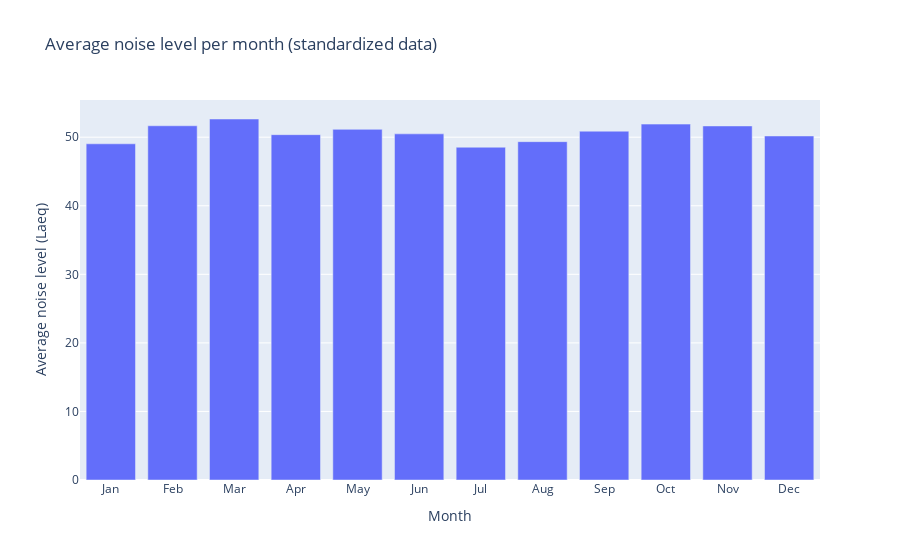

Source (notebook cell):
### Code cell
import plotly.graph_objects as go

average_noise = data_noise.groupby('result_month')['laeq'].mean()

months = ["Jan","Feb","Mar","Apr","May","Jun","Jul","Aug","Sep","Oct","Nov","Dec"]

fig = go.Figure(data=go.Bar(x=months, y=average_noise))

# Set the color of bars based on the value
#fig.update_traces(marker=dict(color=['red' if val < 0 else 'green' for val in average_noise]))

fig.update_layout(
    title="Average noise level per month (standardized data)",
    xaxis_title="Month",
    yaxis_title="Average noise level (Laeq)"
)

fig.show()

### Figure 1 — Plotly figure (JSON) as saved in the notebook; plotly's stock layout.template omitted (floating-point values rounded to 4 significant figures)
{"data": [{"type": "bar", "x": ["Jan", "Feb", "Mar", "Apr", "May", "Jun", "Jul", "Aug", "Sep", "Oct", "Nov", "Dec"], "y": [49.04, 51.67, 52.66, 50.37, 51.14, 50.49, 48.54, 49.35, 50.88, 51.91, 51.64, 50.18]}], "layout": {"title": {"text": "Average noise level per month (standardized data)"}, "xaxis": {"title": {"text": "Month"}}, "yaxis": {"title": {"text": "Average noise level (Laeq)"}}}}
